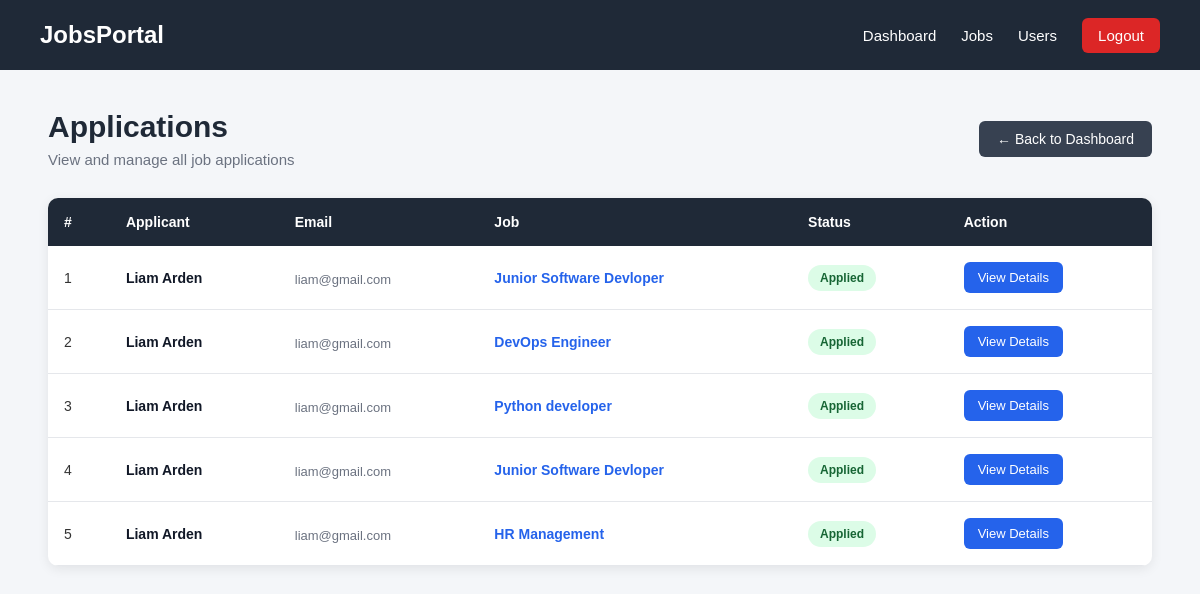
/admin-applications/ (signed in), run on the app's committed database.
### jobs/models.py (models this page shows, shortened)
class Applications(models.Model):
    job=models.ForeignKey(Jobs,on_delete=models.CASCADE)
    user=models.ForeignKey(User,on_delete=models.CASCADE)
    resume=models.FileField(blank=True,upload_to='resume')
    date=models.DateField(auto_now_add=True)

class Jobs(models.Model):
    title=models.CharField(max_length=100)
    sector=models.ForeignKey(Sectors,on_delete=models.CASCADE)
    company=models.ForeignKey(Company,on_delete=models.CASCADE)
    location=models.CharField(max_length=50)
    description=models.TextField()
    salary=models.CharField(max_length=50)
    post_date=models.DateField(auto_now_add=True)
    slug=models.SlugField(blank=True)
    is_active=models.BooleanField(default=True)
    end_date=models.DateField()

### jobs/views.py (the view)
    def wrapper(request,*args,**kwargs):
        if request.user.is_superuser:
            return fun(request,*args,**kwargs)
        else:
            messages.error(request,"Permission denied!")
            return redirect("all_jobs")

### jobs/context_processors.py (called while the page is built)
def allSectors(request):
    all_sectors=Sectors.objects.all()
    return dict(sectors=all_sectors)

def notification_count(request):
    if request.user.is_authenticated and not request.user.is_superuser:
        count = Notification.objects.filter(user=request.user, is_read=False).count()
        return { "notification_count": count}
    return {"notification_count": 0}

### jobs/views.py (called while the page is built)
def admin_permission(fun):
    def wrapper(request,*args,**kwargs):
        if request.user.is_superuser:
            return fun(request,*args,**kwargs)
        else:
            messages.error(request,"Permission denied!")
            return redirect("all_jobs")
    return wrapper

@admin_permission
def adminApplications(request):
    applications = Applications.objects.select_related("user","job").all()
    return render(request,"admin-applications.html",{"applications": applications})

### templates/admin-applications.html (shortened to what this page needs)
<!DOCTYPE html>
<html lang="en">
<head>
</head>
<body>
    <nav class="navbar">
        <div class="logo">
            JobsPortal
        </div>
        <div class="nav-right">
            <a href="{% url 'admin_dashboard' %}">
                Dashboard
            </a>
            <a href="{% url 'admin_jobs' %}">
                Jobs
            </a>
            <a href="{% url 'view_users' %}">
                Users
            </a>
            <a href="{% url 'logout' %}" class="logout-btn">
                Logout
            </a>
        </div>
    </nav>
    <main class="container">
        <div class="page-header">
            <div>
                <h1>Applications</h1>
                <p>View and manage all job applications</p>
            </div>
            <a href="{% url 'admin_dashboard' %}" class="back-btn">
                ← Back to Dashboard
            </a>
        </div>
        {% if applications %}
            <div class="application-container">
                <div class="table-wrapper">
                    <table>
                        <thead>
                            <tr>
                                <th>#</th>
                                <th>Applicant</th>
                                <th>Email</th>
                                <th>Job</th>
                                <th>Status</th>
                                <th>Action</th>
                            </tr>
                        </thead>
                        <tbody>
                            {% for application in applications %}
                                <tr>
                                    <td>
                                        {{ forloop.counter }}
                                    </td>
                                    <td>
                                        <div class="applicant-name">
                                            {{ application.user.first_name }}
                                            {{ application.user.last_name }}
                                        </div>
                                    </td>
                                    <td>
                                        <div class="email">
                                            {{ application.user.email }}
                                        </div>
                                    </td>
                                    <td>
                                        <div class="job-title">
                                            {{ application.job.title }}
                                        </div>
                                    </td>
                                    <td>
                                        <span class="status">
                                            Applied
                                        </span>
                                    </td>
                                    <td>
                                        <a
                                            href="{% url 'application_details' application.id %}"
                                            class="view-btn">
                                            View Details
                                        </a>
                                    </td>
                                </tr>
                            {% endfor %}
                        </tbody>
                    </table>
                </div>
            </div>
        {% endif %}
    </main>
</body>
</html>

### templates/admin-applications.html (style rules this page uses)
* { margin: 0; padding: 0; box-sizing: border-box; }
body { font-family: Arial, Helvetica, sans-serif; background: #f4f6f9; color: #333; }
.navbar { height: 70px; background: #1f2937; display: flex; align-items: center; justify-content: space-between; padding: 0 40px; color: white; }
.logo { font-size: 24px; font-weight: bold; }
.nav-right { display: flex; align-items: center; gap: 25px; }
.nav-right a { text-decoration: none; color: white; font-size: 15px; }
.logout-btn { background: #dc2626; padding: 9px 16px; border-radius: 6px; }
.container { width: 92%; max-width: 1200px; margin: 40px auto; }
.page-header { display: flex; justify-content: space-between; align-items: center; margin-bottom: 30px; }
.page-header h1 { font-size: 30px; color: #1f2937; }
.page-header p { margin-top: 7px; color: #6b7280; font-size: 15px; }
.back-btn { text-decoration: none; background: #374151; color: white; padding: 10px 18px; border-radius: 6px; font-size: 14px; }
.application-container { background: white; border-radius: 10px; box-shadow: 0 3px 12px rgba(0, 0, 0, 0.08); overflow: hidden; }
.table-wrapper { width: 100%; overflow-x: auto; }
table { width: 100%; border-collapse: collapse; min-width: 800px; }
thead { background: #1f2937; color: white; }
th { padding: 16px; text-align: left; font-size: 14px; font-weight: 600; }
td { padding: 16px; border-bottom: 1px solid #e5e7eb; font-size: 14px; }
.applicant-name { font-weight: 600; color: #111827; }
.email { color: #6b7280; font-size: 13px; margin-top: 4px; }
.job-title { font-weight: 600; color: #2563eb; }
.status { display: inline-block; padding: 6px 12px; border-radius: 20px; background: #dcfce7; color: #166534; font-size: 12px; font-weight: 600; }
.view-btn { display: inline-block; text-decoration: none; background: #2563eb; color: white; padding: 8px 14px; border-radius: 6px; font-size: 13px; transition: 0.2s; }

### data on the page
Applications: user.first_name "Liam", user.last_name "Arden", user.email "liam@gmail.com", job "Junior Software Devloper"
Applications: user.first_name "Liam", user.last_name "Arden", user.email "liam@gmail.com", job "DevOps Engineer"
Applications: user.first_name "Liam", user.last_name "Arden", user.email "liam@gmail.com", job "Python developer"
Applications: user.first_name "Liam", user.last_name "Arden", user.email "liam@gmail.com", job "Junior Software Devloper"
Applications: user.first_name "Liam", user.last_name "Arden", user.email "liam@gmail.com", job "HR Management"
